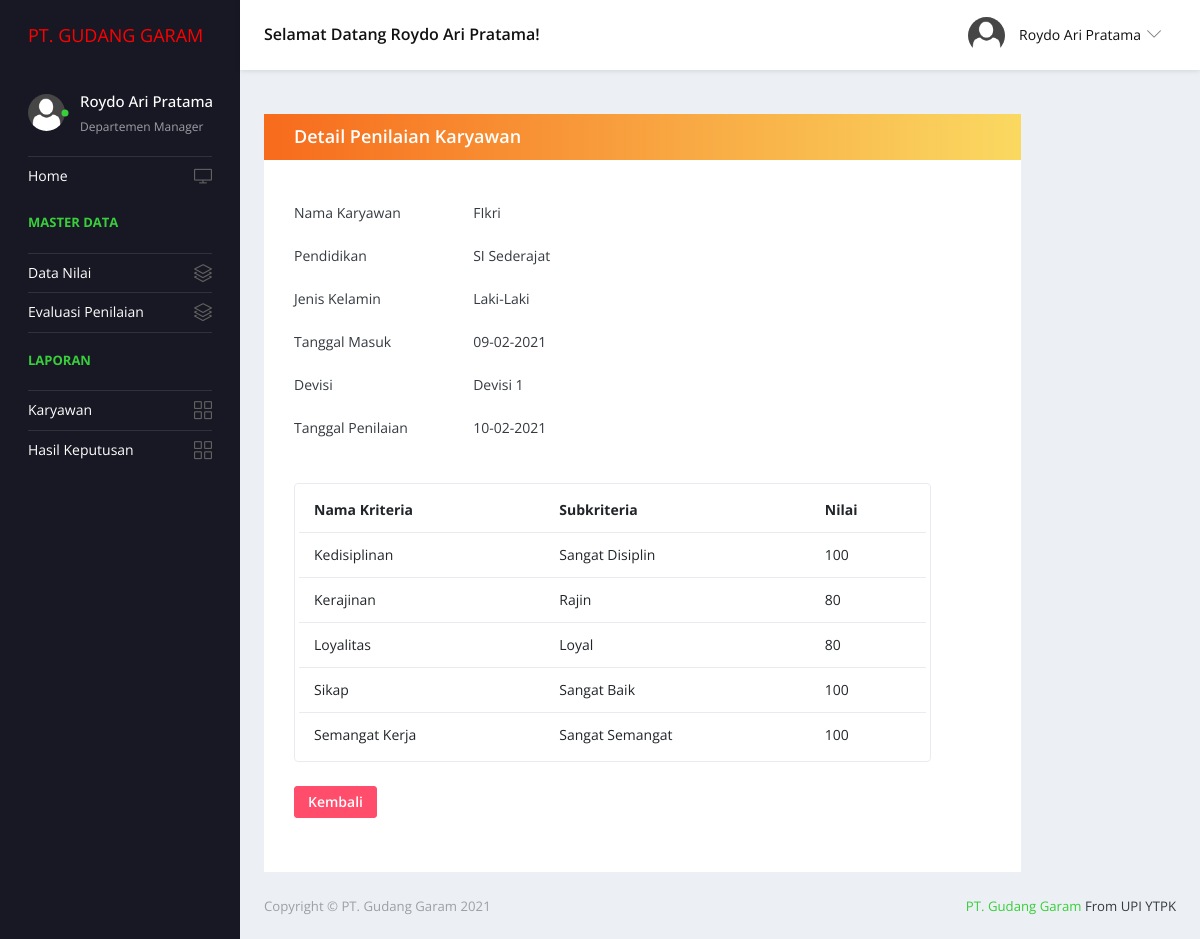
The app's page /lihat-penilaian&idkaryawan=1&idpenilaian=1 (signed in) with its own data.
### tables this page shows
CREATE TABLE `user` (
  `iduser` int(11) NOT NULL,
  `nama_user` varchar(30) NOT NULL,
  `username` varchar(30) NOT NULL,
  `password` varchar(30) NOT NULL,
  `jabatan` varchar(20) NOT NULL,
  `foto` varchar(100) NOT NULL
);

CREATE TABLE `karyawan` (
  `idkaryawan` int(11) NOT NULL,
  `nama_karyawan` varchar(30) NOT NULL,
  `tempat_lahir` varchar(50) NOT NULL,
  `tanggal_lahir` date NOT NULL,
  `jk` varchar(10) NOT NULL,
  `alamat` varchar(100) NOT NULL,
  `pendidikan` varchar(30) NOT NULL,
  `tanggal_masuk` date NOT NULL,
  `no_telepon` varchar(13) NOT NULL,
  `id_devisi` int(11) NOT NULL
);

CREATE TABLE `devisi` (
  `iddevisi` int(11) NOT NULL,
  `nama_devisi` varchar(30) NOT NULL
);

CREATE TABLE `penilaian` (
  `idpenilaian` int(11) NOT NULL,
  `tanggal_penilaian` date NOT NULL,
  `id_karyawan` int(11) NOT NULL,
  `status_penilaian` varchar(30) NOT NULL,
  `total_penilaian` double NOT NULL
);

CREATE TABLE `kriteria` (
  `idkriteria` int(11) NOT NULL,
  `nama_kriteria` varchar(30) NOT NULL,
  `bobot` int(11) NOT NULL
);

CREATE TABLE `sub_kriteria` (
  `idsub_kriteria` int(11) NOT NULL,
  `id_kriteria` int(11) NOT NULL,
  `nama_subkriteria` varchar(30) NOT NULL,
  `nilai` int(11) NOT NULL
);

### _inc/kon.php (called while the page is built, shortened)
<?php
	$dbserver="localhost";
	$user="root";
	$pass="";
	$dbname="spk_saw";
	$conn = mysqli_connect($dbserver, $user, $pass, $dbname);
	if(!empty($_SESSION['iduser'])){
		$iduser = $_SESSION['iduser'];
		$data = mysqli_query($conn, "SELECT * FROM user WHERE iduser='$iduser'");
    	$sessionlogin = mysqli_fetch_assoc($data);
    	if($sessionlogin['jabatan']=='Departemen Manager'){
    		$hak_akses='Departemen Manager';
    	}
	}else{
		$iduser = "";
	}
	$judul="PT. Gudang Garam";
	$webserver="http://".$_SERVER['HTTP_HOST']."/fikri/";
		function hapus_kutip($hk)
		{
			$hapus_k=str_replace(str_split("/':*"),"",$hk);
			return $hapus_k;
		}
		function html_blok($hb)
		{
			$htb=strip_tags(addslashes($hb));
			return $htb;
		}
?>

### _mod/admin/penilaian/lihat-penilaian.php (the view, shortened to what this page needs)
<?php
    $idkaryawan=$_GET['idkaryawan'];
    $idpenilaian=$_GET['idpenilaian'];
    $karyawan = mysqli_query($conn, "SELECT * FROM karyawan, devisi WHERE iddevisi=id_devisi AND idkaryawan=$idkaryawan");
    $t_karyawan = mysqli_fetch_assoc($karyawan) ;
    $penilaian = mysqli_query($conn, "SELECT * FROM penilaian WHERE idpenilaian=$idpenilaian");
    $t_penilaian = mysqli_fetch_assoc($penilaian) ;
?>
 <div class="main-panel">
  <div class="content-wrapper">
    <div class="row quick-action-toolbar">
      <div class="col-md-10 grid-margin">
        <div class="card">
          <div class="card-header d-block d-md-flex">
            <h5 class="mb-0">Detail Penilaian Karyawan</h5>
          </div>
        </div>
         <div class="card">
          <div class="card-body">
                <div class="form-group row">
                  <label  class="col-sm-3 col-form-label">Nama Karyawan</label>
                  <label  class="col-sm-3 col-form-label"><?= $t_karyawan['nama_karyawan'] ?></label>
                </div>
                <div class="form-group row" style="margin-top: -35px">
                  <label class="col-sm-3 col-form-label">Pendidikan</label>
                  <label  class="col-sm-8 col-form-label"><?= $t_karyawan['pendidikan'] ?></label>
                </div>
                <div class="form-group row" style="margin-top: -35px">
                  <label class="col-sm-3 col-form-label">Jenis Kelamin</label>
                  <label  class="col-sm-8 col-form-label"><?= $t_karyawan['jk'] ?></label>
                </div>
                <div class="form-group row" style="margin-top: -35px">
                  <label class="col-sm-3 col-form-label">Tanggal Masuk</label>
                  <label  class="col-sm-8 col-form-label"><?= date('d-m-Y', strtotime($t_karyawan['tanggal_masuk'])) ?></label>
                </div>
                <div class="form-group row" style="margin-top: -35px">
                  <label class="col-sm-3 col-form-label">Devisi</label>
                  <label  class="col-sm-8 col-form-label"><?= $t_karyawan['nama_devisi'] ?></label>
                </div>
                <div class="form-group row" style="margin-top: -35px">
                  <label class="col-sm-3 col-form-label">Tanggal Penilaian</label>
                  <label  class="col-sm-8 col-form-label"><?= date('d-m-Y', strtotime($t_penilaian['tanggal_penilaian'])) ?></label>
                </div>
          <div class="form-group row">
            <div class="col-sm-11">
              <div class="table-responsive border rounded p-1">
              <table class="table">
                <thead>
                  <tr>
                    <th class="font-weight-bold">Nama Kriteria</th>
                    <th class="font-weight-bold">Subkriteria</th>
                    <th class="font-weight-bold">Nilai</th>
                  </tr>
                </thead>
                <tbody>
                  <?php
                      $kriteria = mysqli_query($conn, "SELECT * FROM kriteria");
                      while($t_kriteria = mysqli_fetch_assoc($kriteria)) {
                    ?>
                  <tr>
                    <td>
                      <?= $t_kriteria['nama_kriteria'] ?>
                    </td>
                    <td>
                        <?php
                              $sub = mysqli_query($conn, "SELECT * FROM sub_kriteria, detail_penilaian WHERE id_kriteria='$t_kriteria[idkriteria]' AND idsub_kriteria=id_subkriteria AND id_penilaian='$idpenilaian'");
                              while($t_sub = mysqli_fetch_assoc($sub)) {
                            ?>
                            		<?= $t_sub['nama_subkriteria'] ?>
                        <?php } ?>
                    </td>
                    <td>
                    	<?php
                              $sub = mysqli_query($conn, "SELECT * FROM sub_kriteria, detail_penilaian WHERE id_kriteria='$t_kriteria[idkriteria]' AND idsub_kriteria=id_subkriteria AND id_penilaian='$idpenilaian'");
                              while($t_sub = mysqli_fetch_assoc($sub)) {
                            ?>
                            		<?= $t_sub['nilai'] ?>
                        <?php } ?>
                    </td>
                  </tr>
                <?php }?>
                </tbody>
              </table>
            </div>
            </div>
          </div>
           <div class="form-group row">
                  <div class="col-sm-8">
                  <?php if($hak_akses=='Departemen Manager') {?>
                      <a href="data-nilai" class="btn btn-sm btn-danger mr-2">Kembali</a>
                  <?php }?>
                  </div>
                </div>
          </div>
        </div>
      </div>
    </div>
  </div>

### index.php
<?php
include "_inc/kon.php";
if(!empty($iduser)){
	include "_mod/admin.php";
}elseif(empty($iduser)){
	echo"<script>window.location.href='login.php';</script>";
}else{
	include "notfound.php";
}

### _mod/admin.php (shortened to what this page needs)
<!DOCTYPE html>
<html lang="en">
  <head>
    <link rel="stylesheet" href="_aset/admin/vendors/simple-line-icons/css/simple-line-icons.css">
    <link rel="stylesheet" href="_aset/admin/vendors/flag-icon-css/css/flag-icon.min.css">
    <link rel="stylesheet" href="_aset/admin/vendors/css/vendor.bundle.base.css">
    <link rel="stylesheet" href="_aset/admin/vendors/daterangepicker/daterangepicker.css">
    <link rel="stylesheet" href="_aset/admin/vendors/chartist/chartist.min.css">
     <link rel="stylesheet" href="_aset/admin/vendors/select2/select2.min.css">
    <link rel="stylesheet" href="_aset/admin/vendors/select2-bootstrap-theme/select2-bootstrap.min.css">
    <link rel="stylesheet" href="_aset/admin/css/style.css">
  </head>
  <body>
    <div class="container-scroller">
      <nav class="navbar default-layout-navbar col-lg-12 col-12 p-0 fixed-top d-flex flex-row">
        <div class="navbar-brand-wrapper d-flex align-items-center">
          <a class="navbar-brand brand-logo" href="<?= $webserver ?>" style="color: red; font-size:18px">
            <b>PT. GUDANG GARAM</b>
          </a>
        </div>
        <div class="navbar-menu-wrapper d-flex align-items-center flex-grow-1">
          <h5 class="mb-0 font-weight-medium d-none d-lg-flex">Selamat Datang <?= $sessionlogin['nama_user'] ?>!</h5>
          <ul class="navbar-nav navbar-nav-right ml-auto">
            <li class="nav-item dropdown d-none d-xl-inline-flex user-dropdown">
              <a class="nav-link dropdown-toggle" id="UserDropdown" href="#" data-toggle="dropdown" aria-expanded="false">
                <img class="img-xs rounded-circle ml-2" src="_img/user/<?= $sessionlogin['foto'] ?>" alt="Profile image"> <span class="font-weight-normal"> <?= $sessionlogin['nama_user'] ?> </span></a>
            </li>
          </ul>
        </div>
      </nav>
      <div class="container-fluid page-body-wrapper">
        <?php
        include "_inc/menu-admin.php";
        include "_inc/panggil-admin.php";
        ?>
      <footer class="footer">
            <div class="d-sm-flex justify-content-center justify-content-sm-between">
              <span class="text-muted d-block text-center text-sm-left d-sm-inline-block">Copyright © <?= $judul ?> 2021</span>
              <span class="float-none float-sm-right d-block mt-1 mt-sm-0 text-center">  <a href="#"><?= $judul ?></a> From UPI YTPK</span>
            </div>
          </footer>
        </div>
      </div>
    </div>
  </body>
</html>

### _inc/menu-admin.php (shortened to what this page needs)
 <nav class="sidebar sidebar-offcanvas" id="sidebar">
  <ul class="nav">
    <li class="nav-item nav-profile">
      <a href="#" class="nav-link">
        <div class="profile-image">
          <img class="img-xs rounded-circle" src="_img/user/<?= $sessionlogin['foto'] ?>" alt="profile image">
          <div class="dot-indicator bg-success"></div>
        </div>
        <div class="text-wrapper">
          <p class="profile-name"><?= $sessionlogin['nama_user'] ?></p>
          <p class="designation"><?= $hak_akses ?></p>
        </div>
      </a>
    </li>
    <li class="nav-item">
      <a class="nav-link" href="<?= $webserver ?>">
        <span class="menu-title">Home</span>
        <i class="icon-screen-desktop menu-icon"></i>
      </a>
    </li>
  <?php if($hak_akses=='Departemen Manager') { ?>
    <li class="nav-item nav-category"><span class="nav-link">Master Data</span></li>
    <li class="nav-item">
      <a  class="nav-link"  href="data-nilai" aria-expanded="false" aria-controls="ui-basic">
        <span class="menu-title">Data Nilai</span>
        <i class="icon-layers menu-icon"></i>
      </a>
    </li>
     <li class="nav-item">
      <a  class="nav-link"  href="evaluasi-penilaian" aria-expanded="false" aria-controls="ui-basic">
        <span class="menu-title">Evaluasi Penilaian</span>
        <i class="icon-layers menu-icon"></i>
      </a>
    </li>
    <li class="nav-item nav-category"><span class="nav-link">Laporan</span></li>
    <li class="nav-item">
      <a class="nav-link" href="laporan-karyawan">
        <span class="menu-title">Karyawan</span>
        <i class="icon-grid menu-icon"></i>
      </a>
    </li>
    <li class="nav-item">
      <a class="nav-link" href="hasil-keputusan">
        <span class="menu-title">Hasil Keputusan</span>
        <i class="icon-grid menu-icon"></i>
      </a>
    </li>
  <?php }?>
  </ul>
</nav>

### _inc/panggil-admin.php (shortened to what this page needs)
<?php
	if(empty($_GET['modul'])){
		$mod="";
	}else{
		$mod=html_blok(hapus_kutip($_GET['modul']));
	}
		if($mod=="")
		{
			include "_mod/admin/home.php";
		}
		else
		{
			switch($mod)
			{
				case "lihat-penilaian" : include "_mod/admin/penilaian/lihat-penilaian.php";
				break;
			}
		}
?>

### records on screen
user: nama_user "Roydo Ari Pratama", foto (placeholder picture), jabatan "Departemen Manager"
karyawan: nama_karyawan "FIkri", pendidikan "SI Sederajat", jk "Laki-Laki", tanggal_masuk "09-02-2021", id_devisi.nama_devisi "Devisi 1"
penilaian: tanggal_penilaian "10-02-2021"
kriteria: nama_kriteria "Kedisiplinan"
sub_kriteria: nama_subkriteria "Sangat Disiplin", nilai "100"
kriteria: nama_kriteria "Kerajinan"
sub_kriteria: nama_subkriteria "Rajin", nilai "80"
kriteria: nama_kriteria "Loyalitas"
sub_kriteria: nama_subkriteria "Loyal", nilai "80"
kriteria: nama_kriteria "Sikap"
sub_kriteria: nama_subkriteria "Sangat Baik", nilai "100"
kriteria: nama_kriteria "Semangat Kerja"
sub_kriteria: nama_subkriteria "Sangat Semangat", nilai "100"

### other values on screen
$judul "PT. Gudang Garam"
